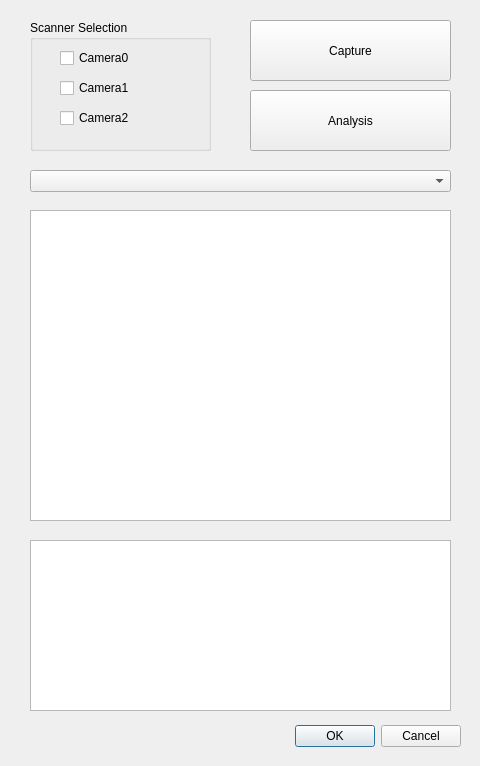
<?xml version="1.0" encoding="UTF-8"?>
<ui version="4.0">
 <class>CaptureBoard</class>
 <widget class="QDialog" name="CaptureBoard">
  <property name="geometry">
   <rect>
    <x>0</x>
    <y>0</y>
    <width>480</width>
    <height>766</height>
   </rect>
  </property>
  <property name="windowTitle">
   <string>CaptureControl</string>
  </property>
  <widget class="QDialogButtonBox" name="buttonBox">
   <property name="geometry">
    <rect>
     <x>0</x>
     <y>720</y>
     <width>461</width>
     <height>32</height>
    </rect>
   </property>
   <property name="orientation">
    <enum>Qt::Horizontal</enum>
   </property>
   <property name="standardButtons">
    <set>QDialogButtonBox::Cancel|QDialogButtonBox::Ok</set>
   </property>
  </widget>
  <widget class="QGroupBox" name="groupBox">
   <property name="geometry">
    <rect>
     <x>30</x>
     <y>20</y>
     <width>181</width>
     <height>131</height>
    </rect>
   </property>
   <property name="title">
    <string>Scanner Selection</string>
   </property>
   <widget class="QCheckBox" name="checkBox_0">
    <property name="geometry">
     <rect>
      <x>30</x>
      <y>30</y>
      <width>81</width>
      <height>16</height>
     </rect>
    </property>
    <property name="text">
     <string>Camera0</string>
    </property>
   </widget>
   <widget class="QCheckBox" name="checkBox_1">
    <property name="geometry">
     <rect>
      <x>30</x>
      <y>60</y>
      <width>81</width>
      <height>16</height>
     </rect>
    </property>
    <property name="text">
     <string>Camera1</string>
    </property>
   </widget>
   <widget class="QCheckBox" name="checkBox_2">
    <property name="geometry">
     <rect>
      <x>30</x>
      <y>90</y>
      <width>81</width>
      <height>16</height>
     </rect>
    </property>
    <property name="text">
     <string>Camera2</string>
    </property>
   </widget>
  </widget>
  <widget class="QGraphicsView" name="graphicsView">
   <property name="geometry">
    <rect>
     <x>30</x>
     <y>210</y>
     <width>421</width>
     <height>311</height>
    </rect>
   </property>
  </widget>
  <widget class="QPushButton" name="pushCapture">
   <property name="geometry">
    <rect>
     <x>250</x>
     <y>20</y>
     <width>201</width>
     <height>61</height>
    </rect>
   </property>
   <property name="text">
    <string>Capture</string>
   </property>
  </widget>
  <widget class="QTextEdit" name="textEdit">
   <property name="geometry">
    <rect>
     <x>30</x>
     <y>540</y>
     <width>421</width>
     <height>171</height>
    </rect>
   </property>
  </widget>
  <widget class="QComboBox" name="comboBox">
   <property name="geometry">
    <rect>
     <x>30</x>
     <y>170</y>
     <width>421</width>
     <height>22</height>
    </rect>
   </property>
  </widget>
  <widget class="QPushButton" name="pushAnalysis">
   <property name="geometry">
    <rect>
     <x>250</x>
     <y>90</y>
     <width>201</width>
     <height>61</height>
    </rect>
   </property>
   <property name="text">
    <string>Analysis</string>
   </property>
  </widget>
 </widget>
 <resources/>
 <connections>
  <connection>
   <sender>buttonBox</sender>
   <signal>accepted()</signal>
   <receiver>CaptureBoard</receiver>
   <slot>accept()</slot>
   <hints>
    <hint type="sourcelabel">
     <x>248</x>
     <y>254</y>
    </hint>
    <hint type="destinationlabel">
     <x>157</x>
     <y>274</y>
    </hint>
   </hints>
  </connection>
  <connection>
   <sender>buttonBox</sender>
   <signal>rejected()</signal>
   <receiver>CaptureBoard</receiver>
   <slot>reject()</slot>
   <hints>
    <hint type="sourcelabel">
     <x>316</x>
     <y>260</y>
    </hint>
    <hint type="destinationlabel">
     <x>286</x>
     <y>274</y>
    </hint>
   </hints>
  </connection>
 </connections>
</ui>
